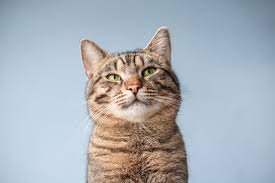
#> input picture cat.jpeg, 275 x 183 px
$ python 06_contour.py
#> lines starting #> are read from the running program, lines starting #| are printed output that depends on the picture; after the words box and inside, x2 and y2 are one past the last pixel; in counts of white or black regions, pixels touching at a corner belong together
import cv2 as cv
import numpy as np

img = cv.imread('cat.jpeg')
#> img is the input picture: shape (183, 275, 3); mean B, G, R 183.2, 176.6, 170.1
cv.imshow('cat',img)

grayImg = cv.cvtColor(img,cv.COLOR_BGR2GRAY)
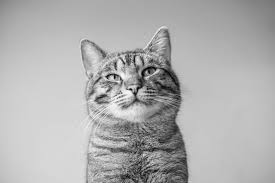
#> grayImg: shape (183, 275); min 3, max 249, mean 175.4
cv.imshow('gray cat',grayImg)

canny = cv.Canny(img,125,175)
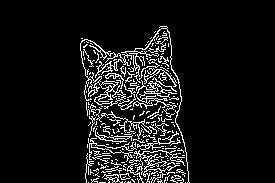
#> canny: shape (183, 275); 8.7% white in thin lines or dots, all inside (x1, y1, x2, y2) = (80, 26, 190, 183)
cv.imshow('Canny',canny)
cv.waitKey(1000)

# 01:01:00

$ run again, with my.jpg copied over cat.jpeg
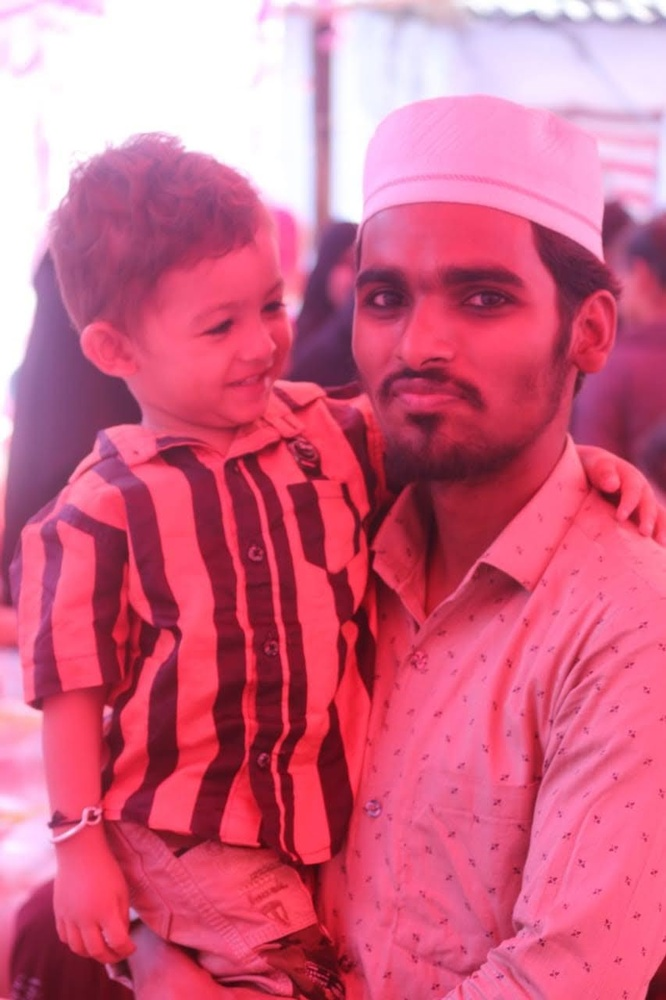
#> input picture my.jpg, 666 x 1000 px, shrunk from 853 x 1280 before the run
#> img is the input picture: shape (1000, 666, 3); mean B, G, R 132.8, 100.6, 210
#> `grayImg = cv.cvtColor(img,cv.COLOR_BGR2GRAY)`:
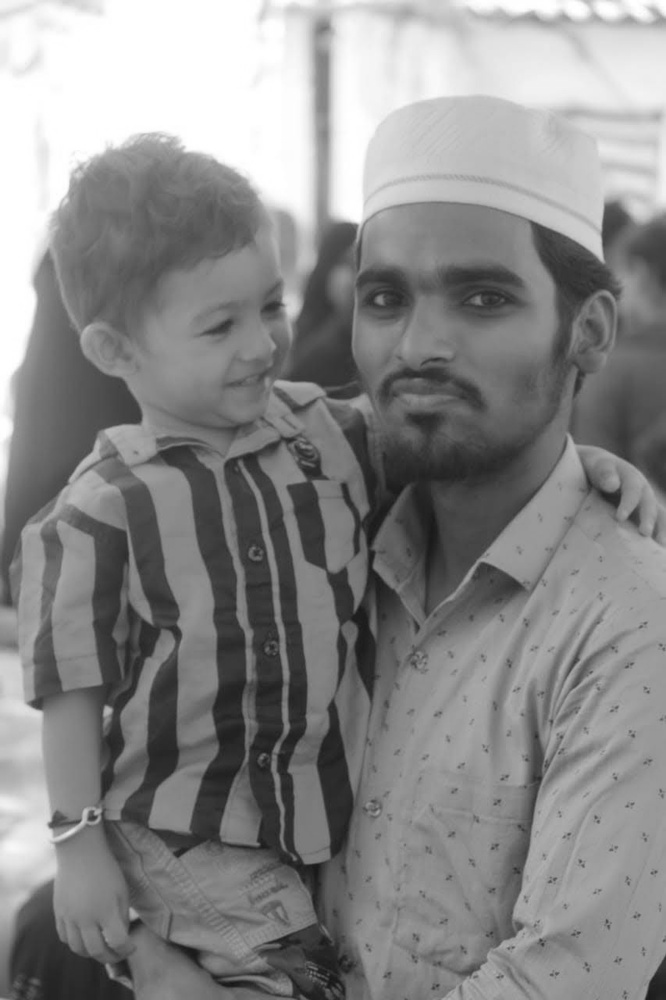
#> grayImg: shape (1000, 666); min 20, max 255, mean 137
#> `canny = cv.Canny(img,125,175)`:
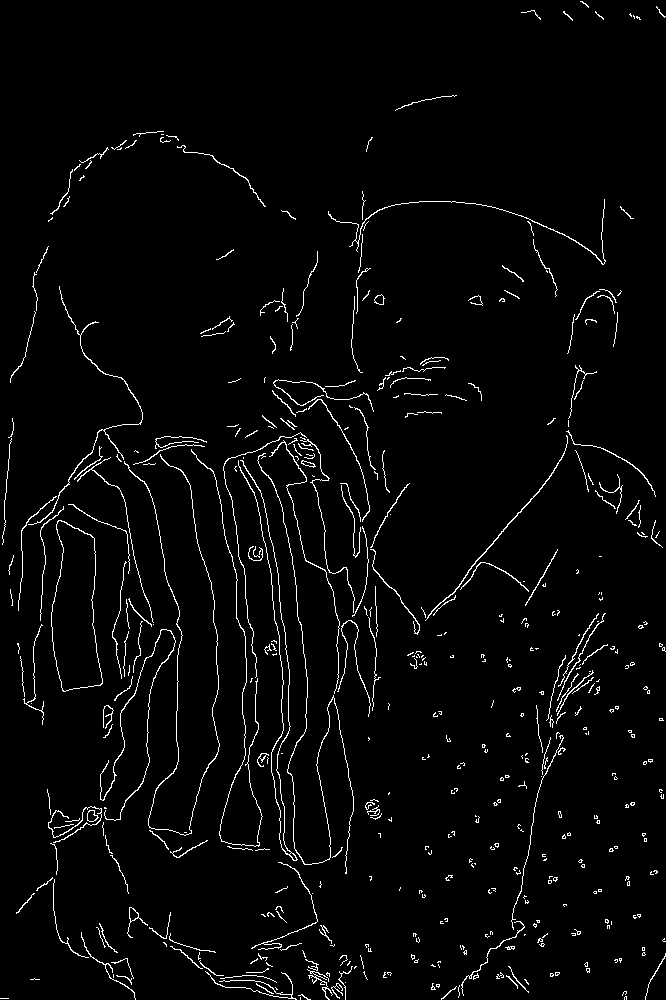
#> canny: shape (1000, 666); 2.9% white in thin lines or dots
